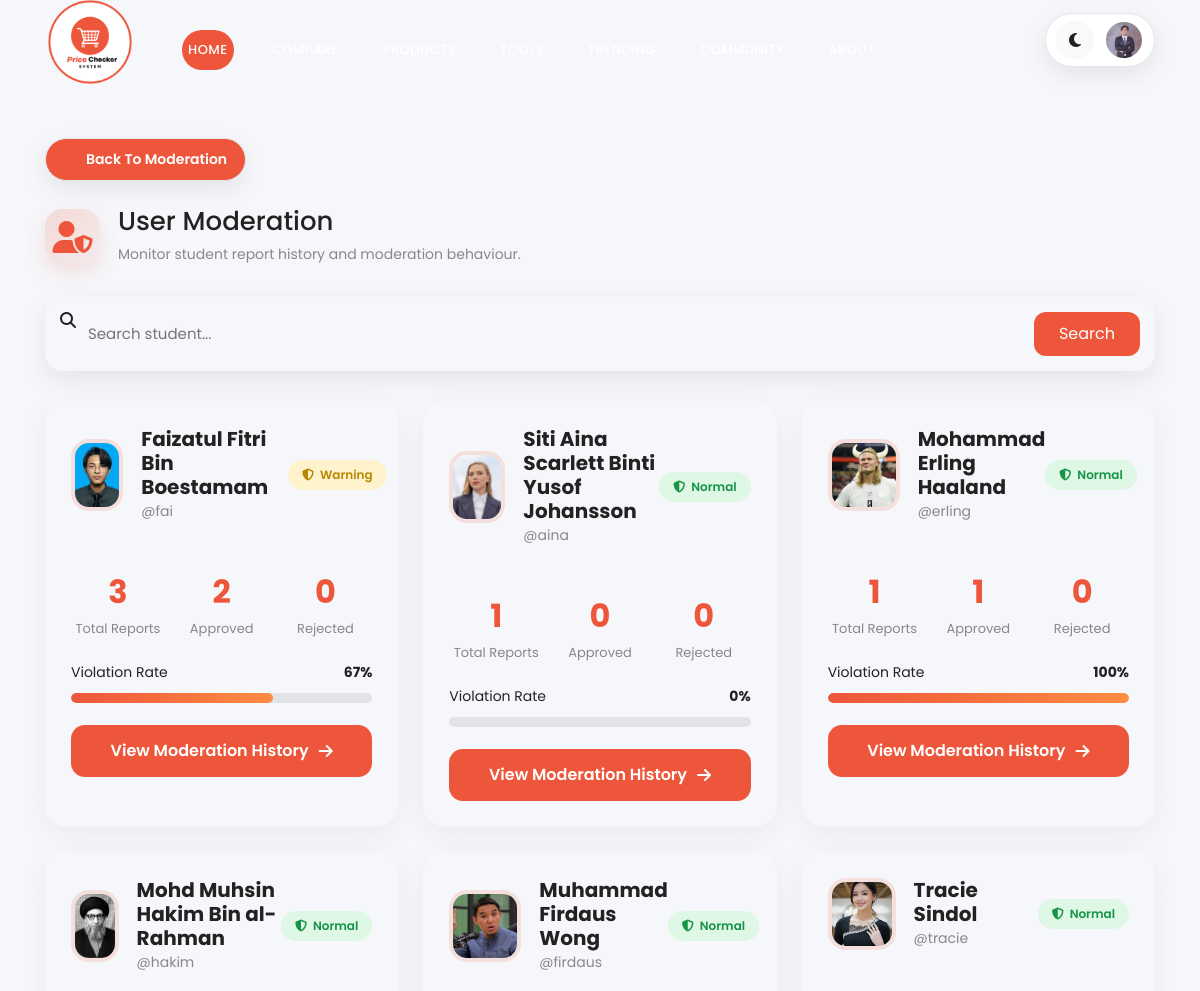
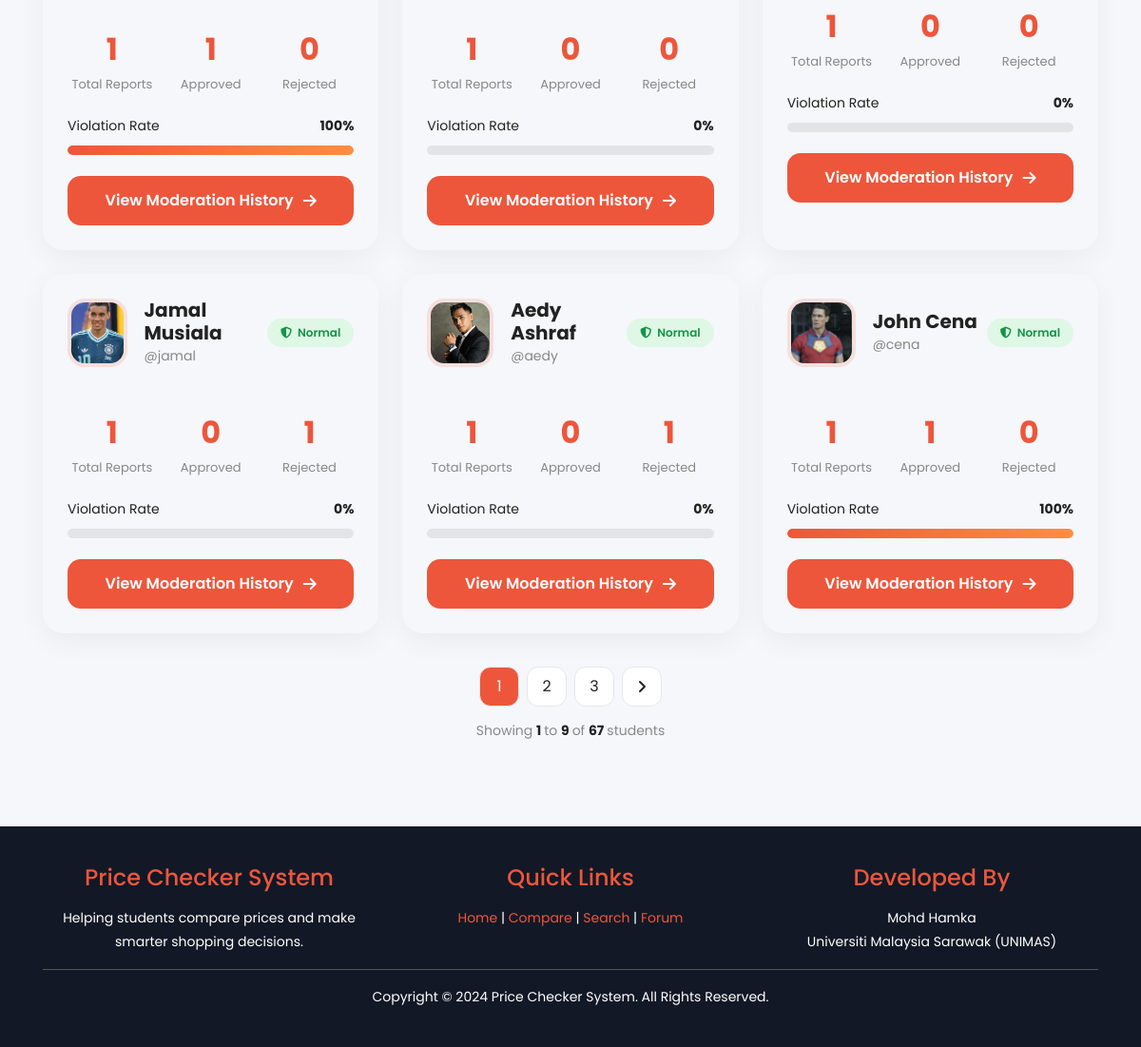
The page /src/admin/forumUserModeration.php (signed in) on the database its author committed (2 pictures, top to bottom).
### tables this page shows
CREATE TABLE `student` (
  `studentID` int(11) NOT NULL,
  `fullName` varchar(255) NOT NULL,
  `username` varchar(255) NOT NULL,
  `email` varchar(255) NOT NULL,
  `password` varchar(255) NOT NULL,
  `studentIMG` varchar(255) NOT NULL,
  `logStatus` varchar(255) NOT NULL,
  `created_at` timestamp NOT NULL DEFAULT current_timestamp()
);

### src/admin/forumUserModeration.php (the view, shortened to what this page needs)
<?php
include("../config/db_cPCS.php");
$adminID=$_SESSION['adminID'];
$search=$_GET['search'] ?? "";
$limit = 9;
$page = $_GET['page'] ?? 1;
$page = max(1, intval($page));
$offset = ($page - 1) * $limit;
$query="
SELECT
s.studentID,
s.fullName,
s.username,
s.studentIMG,
COUNT(fr.reportID) totalReports,
SUM(
CASE
WHEN fr.status='Approved'
THEN 1
ELSE 0
END
) approvedReports,
SUM(
CASE
WHEN fr.status='Rejected'
THEN 1
ELSE 0
END
) rejectedReports
FROM student s
LEFT JOIN forumreport fr
ON s.studentID=fr.studentID
WHERE
s.fullName LIKE '%$search%'
GROUP BY s.studentID
ORDER BY totalReports DESC
LIMIT $limit OFFSET $offset
";
$countQuery="
SELECT COUNT(*) total
FROM student
WHERE fullName LIKE '%$search%'
";
$total=mysqli_fetch_assoc(
mysqli_query($conn,$countQuery)
)['total'];
$totalPages=ceil($total/$limit);
$students=mysqli_query($conn,$query);
$user=mysqli_fetch_assoc(mysqli_query($conn,"
SELECT
adminUsername,
adminIMG
FROM admin
WHERE adminID='$adminID'
"));
$img=$user['adminIMG'] ?? "../../assets/images/profile/default.png";
?>
<!DOCTYPE html>
<html lang="en">
<head>
    <link rel="stylesheet" type="text/css" href="../../assets/css/bootstrap.min.css">
    <link rel="stylesheet" type="text/css" href="../../assets/css/font-awesome.css">
    <link rel="stylesheet" href="https://cdnjs.cloudflare.com/ajax/libs/font-awesome/6.7.2/css/all.min.css">
    <link rel="stylesheet" href="../../assets/css/styleindex.css">
    <link rel="stylesheet" href="../../assets/css/forum.css">
    <link rel="stylesheet" href="../../assets/css/footer.css">
</head>
<body>
<?php include("../student/includes/header.php"); ?>
    <section class="section community-section" id="community">
        <div class="container">
            <br><br>
            <a href="forumModeration.php"
            class="back-dashboard-btn">
                <i class="fa fa-arrow-left"></i>
                Back To Moderation
            </a>
            <div class="forum-page-header">
                <div class="page-header-icon moderation-header-icon">
                    <i class="fa-solid fa-user-shield"></i>
                </div>
                <div>
                    <h2>
                        User Moderation
                    </h2>
                    <p>
                        Monitor student report history and moderation behaviour.
                    </p>
                </div>
            </div>
            <div class="user-moderation-toolbar">
                <form>
                    <div class="moderation-search">
                        <i class="fa-solid fa-search"></i>
                        <input
                        type="text"
                        name="search"
                        placeholder="Search student..."
                        value="<?php echo htmlspecialchars($search); ?>">
                        <button>
                            Search
                        </button>
                    </div>
                </form>
            </div>
            <div class="user-grid">
                <?php while($student=mysqli_fetch_assoc($students)){
                $level="Normal";
                if($student['approvedReports'] >= 5)
                {
                    $level="High Risk";
                }
                else if($student['approvedReports'] >= 2)
                {
                    $level="Warning";
                }
                ?>
                <div class="user-card">
                    <div class="user-card-top">
                        <div class="user-profile">
                            <img
                            src="<?php echo !empty($student['studentIMG'])
                            ? $student['studentIMG']
                            : '../../assets/images/profile/default.png'; ?>">
                            <div>
                                <h3>
                                    <?php echo htmlspecialchars($student['fullName']); ?>
                                </h3>
                                <span class="username">
                                    @<?php echo htmlspecialchars($student['username']); ?>
                                </span>
                            </div>
                        </div>
                        <span class="risk-badge <?php echo strtolower(str_replace(' ','-',$level)); ?>">
                            <i class="fa-solid fa-shield-halved"></i>
                            <?php echo $level; ?>
                        </span>
                    </div>
                    <div class="user-divider"></div>
                    <div class="user-stat-grid">
                        <div class="user-stat">
                            <span>
                                <?php echo $student['totalReports']; ?>
                            </span>
                            <small>Total Reports</small>
                        </div>
                        <div class="user-stat">
                            <span>
                                <?php echo $student['approvedReports']; ?>
                            </span>
                            <small>Approved</small>
                        </div>
                        <div class="user-stat">
                            <span>
                                <?php echo $student['rejectedReports']; ?>
                            </span>
                            <small>Rejected</small>
                        </div>
                    </div>
                    <?php
                    $rate = 0;
                    if($student['totalReports'] > 0)
                    {
                        $rate = round(($student['approvedReports'] / $student['totalReports']) * 100);
                    }
                    ?>
                    <div class="moderation-progress">
                        <div class="progress-title">
                            <span>Violation Rate</span>
                            <strong><?php echo $rate; ?>%</strong>
                        </div>
                        <div class="progress-bar">
                            <div class="progress-fill"
                            style="width:<?php echo $rate; ?>%">
                            </div>
                        </div>
                    </div>
                    <a href="forumHistory.php?id=<?php echo $student['studentID']; ?>"
                    class="moderation-history-btn">
                        <span>
                            View Moderation History
                        </span>
                        <i class="fa-solid fa-arrow-right"></i>
                    </a>
                </div>
            <?php } ?>
        </div>
        <?php if($totalPages>1){ ?>
            <div class="pagination">
                <?php
                $start=max(1,$page-2);
                $end=min($totalPages,$page+2);
                for($i=$start;$i<=$end;$i++)
                {
                ?>
                <a href="?page=<?php echo $i; ?>&search=<?php echo urlencode($search); ?>"
                class="<?php echo ($page==$i)?'active':''; ?>">
                    <?php echo $i; ?>
                </a>
                <?php } ?>
                <?php if($page<$totalPages){ ?>
                <a href="?page=<?php echo $page+1; ?>&search=<?php echo urlencode($search); ?>">
                    <i class="fa fa-angle-right"></i>
                </a>
                <?php } ?>
            </div>
            <div class="pagination-info">
                Showing
                <strong>
                    <?php echo $offset+1; ?>
                </strong>
                to
                <strong>
                    <?php echo min($offset+$limit,$total); ?>
                </strong>
                of
                <strong>
                    <?php echo $total; ?>
                </strong>
                students
            </div>
            <?php } ?>
    </div>
    </section>
    <?php include("../student/includes/footer.php"); ?>
</body>
</html>

### src/student/includes/header.php (shortened to what this page needs)
<?php
$currentPage = basename($_SERVER['PHP_SELF']);
$isDashboard = ($currentPage == "dashboard.php");
?>
<header class="header-area header-sticky">
    <div class="container">
        <div class="row">
            <div class="col-12">
                <nav class="main-nav">
                    <a href="../student/dashboard.php" class="logo">
                        <img src="../../assets/images/logo.png">
                    </a>
                    <ul class="nav">
                        <li>
                            <a href="<?php echo $isDashboard ? '#top' : '../student/dashboard.php#top'; ?>" class="nav-link active">
                                Home
                            </a>
                        </li>
                        <li>
                            <a href="<?php echo $isDashboard ? '#compare' : '../student/dashboard.php#compare'; ?>" class="nav-link">
                            </a>
                        </li>
                        <li>
                            <a href="<?php echo $isDashboard ? '#search' : '../student/dashboard.php#search'; ?>" class="nav-link">
                            </a>
                        </li>
                        <li>
                            <a href="<?php echo $isDashboard ? '#tools' : '../student/dashboard.php#tools'; ?>" class="nav-link">
                            </a>
                        </li>
                        <li>
                            <a href="<?php echo $isDashboard ? '#trend' : '../student/dashboard.php#trend'; ?>" class="nav-link">
                            </a>
                        </li>
                        <li>
                            <a href="<?php echo $isDashboard ? '#community' : '../student/dashboard.php#community'; ?>" class="nav-link">
                            </a>
                        </li>
                        <li>
                            <a href="<?php echo $isDashboard ? '#why-us' : '../student/dashboard.php#why-us'; ?>" class="nav-link">
                            </a>
                        </li>
                    </ul>
                    <div class="user-actions">
                        <button id="themeToggle"
                                class="theme-btn"
                                type="button">
                            <i class="fa-solid fa-moon"></i>
                        </button>
                        <div class="dropdown">
                            <img src="<?php echo $img; ?>"
                                 class="profile-avatar">
                        </div>
                    </div>
                </nav>
            </div>
        </div>
    </div>
</header>

### assets/css/styleindex.css (style rules this page uses)
html, body, div, span, applet, object, iframe, h1, h2, h3, h4, h5, h6, p, blockquote, div pre, a, abbr, acronym, address, big, cite, code, del, dfn, em, font, img, ins, kbd, q, s, samp, small, strike, strong, sub, sup, tt, var, b, u, i, center, dl, dt, dd, ol, ul, li, figure, header, nav, section, article, aside, footer, figcaption { margin: 0; padding: 0; border: 0; outline: 0; }
ul, li { padding: 0; margin: 0; list-style: none; }
header, nav, section, article, aside, footer, hgroup { display: block; }
* { box-sizing: border-box; }
html, body { font-family: 'Poppins', sans-serif; font-weight: 400; background-color: #fff; font-size: 16px; -ms-text-size-adjust: 100%; -webkit-font-smoothing: antialiased; -moz-osx-font-smoothing: grayscale; }
a { text-decoration: none !important; }
h1, h2, h3, h4, h5, h6 { margin-top: 0px; margin-bottom: 0px; }
ul { margin-bottom: 0px; }
p { font-size: 14px; line-height: 25px; color: #7a7a7a; }
html, body { background: #fff; font-family: 'Poppins', sans-serif; }
.header-area { position: absolute; top: 0px; left: 0px; right: 0px; z-index: 100; height: 90px; background: rgba(250,250,250,0.1); -webkit-transition: all .5s ease 0s; -moz-transition: all .5s ease 0s; -o-transition: all .5s ease 0s; transition: all .5s ease 0s; }
.header-area .main-nav { min-height: 80px; background: transparent; }
.header-area .main-nav .logo { line-height:50px; color: #fff; font-size: 32px; font-weight: 800; float: left; -webkit-transition: all 0.3s ease 0s; -moz-transition: all 0.3s ease 0s; -o-transition: all 0.3s ease 0s; transition: all 0.3s ease 0s; }
.header-area .main-nav .nav { float: right; margin-top: 27px; margin-right: 0px; background-color: transparent; -webkit-transition: all 0.3s ease 0s; -moz-transition: all 0.3s ease 0s; -o-transition: all 0.3s ease 0s; transition: all 0.3s ease 0s; position: relative; z-index: 999; }
.header-area .main-nav .nav li { padding-left: 20px; padding-right: 20px; }
.header-area .main-nav .nav li a { display: block; font-weight: 500; font-size: 13px; color: #7a7a7a; -webkit-transition: all 0.3s ease 0s; -moz-transition: all 0.3s ease 0s; -o-transition: all 0.3s ease 0s; transition: all 0.3s ease 0s; height: 40px; line-height: 40px; border: transparent; }
.header-area .main-nav .nav li a { color: #fff; }
.header-area.header-sticky { min-height: 80px; }
.header-area.header-sticky .nav { margin-top: 20px !important; }
@media (max-width: 1200px) { .header-area .main-nav .nav li { padding-left: 12px; padding-right: 12px; } }
@media (max-width: 1200px) { .header-area .main-nav:before { display: none; } }
@media (min-width: 767px) { .header-area .main-nav .nav { display: flex !important; } }

### rows shown on the page
student: studentIMG (picture), fullName "Faizatul Fitri Bin Boestamam", username "fai", level "Warning", totalReports "3", approvedReports "2", rejectedReports "0", rate "67"
student: studentIMG (picture), fullName "Siti Aina Scarlett Binti Yusof Johansson", username "aina", level "Normal", totalReports "1", approvedReports "0", rejectedReports "0", rate "0"
student: studentIMG (picture), fullName "Mohammad Erling Haaland", username "erling", level "Normal", totalReports "1", approvedReports "1", rejectedReports "0", rate "100"
student: studentIMG (picture), fullName "Mohd Muhsin Hakim Bin al-Rahman", username "hakim", level "Normal", totalReports "1", approvedReports "1", rejectedReports "0", rate "100"
student: studentIMG (picture), fullName "Muhammad Firdaus Wong", username "firdaus", level "Normal", totalReports "1", approvedReports "0", rejectedReports "0", rate "0"
student: studentIMG (picture), fullName "Tracie Sindol", username "tracie", level "Normal", totalReports "1", approvedReports "0", rejectedReports "0", rate "0"
student: studentIMG (picture), fullName "Jamal Musiala", username "jamal", level "Normal", totalReports "1", approvedReports "0", rejectedReports "1", rate "0"
student: studentIMG (picture), fullName "Aedy Ashraf", username "aedy", level "Normal", totalReports "1", approvedReports "0", rejectedReports "1", rate "0"
student: studentIMG (picture), fullName "John Cena", username "cena", level "Normal", totalReports "1", approvedReports "1", rejectedReports "0", rate "100"

### other values the page prints
$offset+1 "1"
min($offset+$limit,$total) "9"
$total "67"
